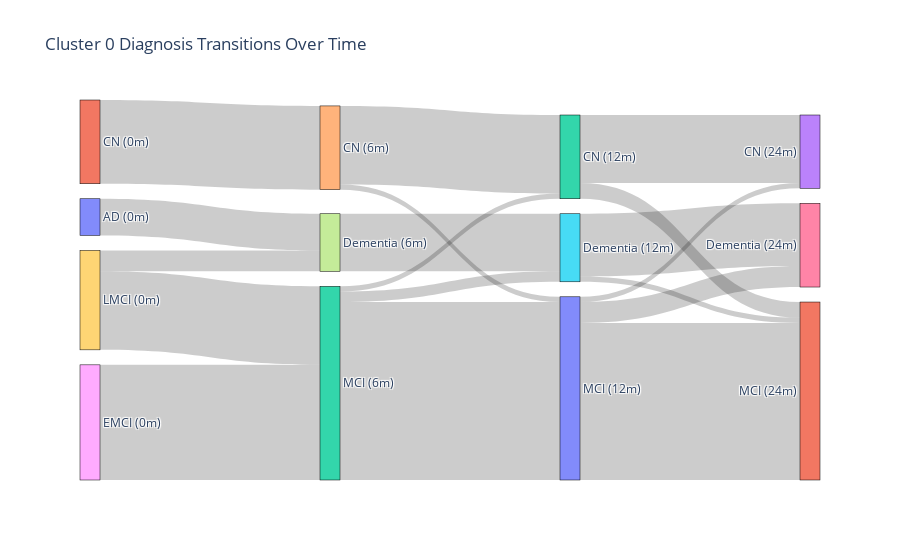

This figure's notebook cell:
### Code cell
# Define the timepoints and their labels
dx_cols = ["DX_bl", "DX_6", "DX_12", "DX_24"]
months = [0, 6, 12, 24]

# Create labels like "CN (0m)", "MCI (6m)", etc.
all_labels = sorted(set(
    f"{dx} ({month}m)"
    for col, month in zip(dx_cols, months)
    for dx in c_0[col].dropna().unique()
))
label_to_index = {label: i for i, label in enumerate(all_labels)}

# Count transitions between consecutive timepoints
links = Counter()
for _, row in c_0.iterrows():
    for i in range(len(dx_cols) - 1):
        src_label = f"{row[dx_cols[i]]} ({months[i]}m)"
        tgt_label = f"{row[dx_cols[i+1]]} ({months[i+1]}m)"
        if pd.notnull(row[dx_cols[i]]) and pd.notnull(row[dx_cols[i+1]]):
            links[(src_label, tgt_label)] += 1

# Convert to source, target, value format
source = [label_to_index[src] for src, tgt in links.keys()]
target = [label_to_index[tgt] for src, tgt in links.keys()]
value = list(links.values())

# Plot
fig = go.Figure(data=[go.Sankey(
    node=dict(
        pad=15,
        thickness=20,
        line=dict(color="black", width=0.5),
        label=all_labels
    ),
    link=dict(
        source=source,
        target=target,
        value=value
    )
)])

fig.update_layout(title_text="Cluster 0 Diagnosis Transitions Over Time", font_size=12)
fig.show()

### Figure 1 — Plotly figure (JSON) as saved in the notebook; plotly's stock layout.template omitted (floating-point values rounded to 4 significant figures)
{"data": [{"link": {"source": [8, 12, 10, 10, 9, 1, 4, 2, 9, 7, 5, 2, 0, 5, 12, 12, 4, 10], "target": [12, 10, 6, 11, 12, 4, 2, 11, 7, 5, 6, 3, 7, 11, 2, 5, 10, 3], "value": [22, 34, 4, 30, 15, 16, 15, 3, 4, 11, 12, 13, 7, 1, 1, 2, 1, 1]}, "node": {"label": ["AD (0m)", "CN (0m)", "CN (12m)", "CN (24m)", "CN (6m)", "Dementia (12m)", "Dementia (24m)", "Dementia (6m)", "EMCI (0m)", "LMCI (0m)", "MCI (12m)", "MCI (24m)", "MCI (6m)"], "line": {"color": "black", "width": 0.5}, "pad": 15, "thickness": 20}, "type": "sankey"}], "layout": {"font": {"size": 12}, "title": {"text": "Cluster 0 Diagnosis Transitions Over Time"}}}
